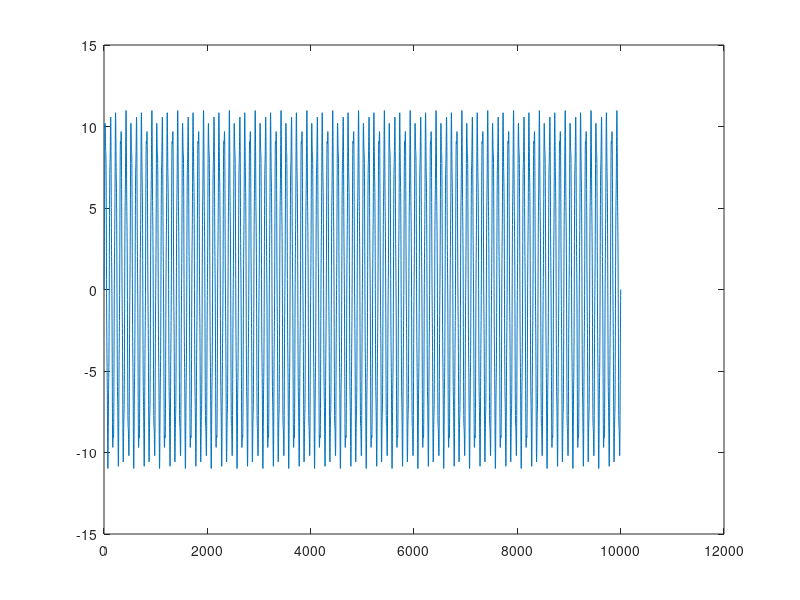

Write the MATLAB code that produced this figure.
% Resta de las dos primeras funciones

clear

    t=0:0.0001:1;
    w1=100;
    w2=440;
    k=10;
    %v=340;
    %lambda=v./w
    y1=k*sin(2*pi*t*w1);
    y2=sin(2*pi*t*w2);
    y3=y1-y2;
    sound(y3, 10000)
    plot(y3)